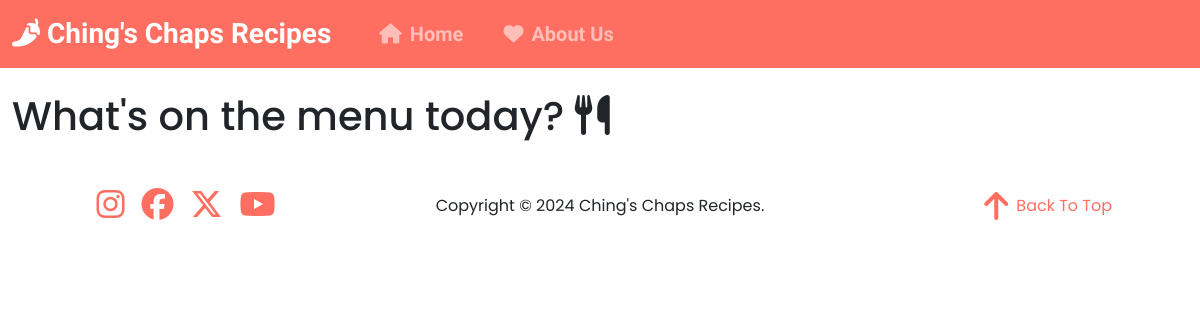
The app's page /, older data.
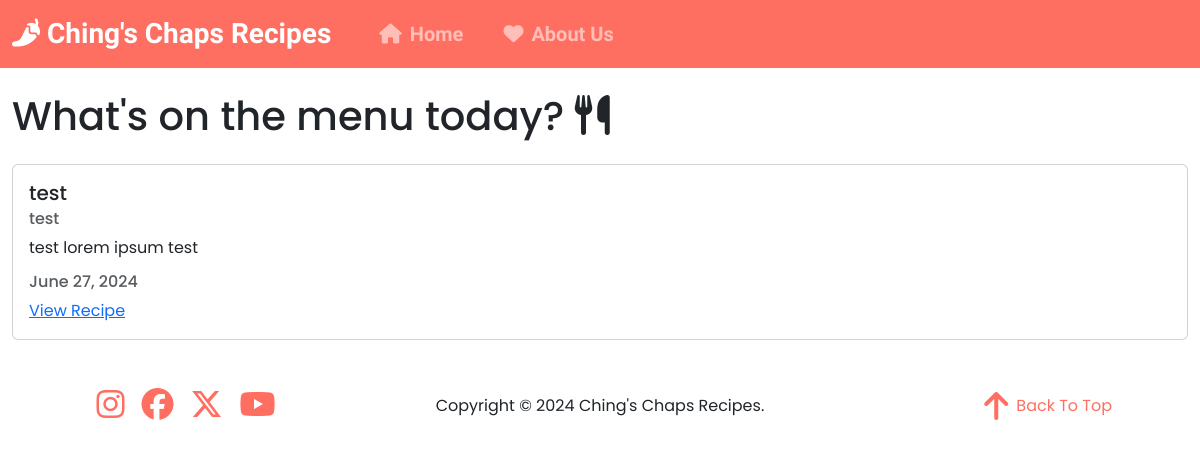
The same page, newer data.
### recipes/models.py (models this page shows, shortened)
class Recipe(models.Model):
  title = models.CharField(max_length=100)
  description = models.TextField()
  author = models.ForeignKey(User, on_delete=models.CASCADE)
  created_at = models.DateTimeField(auto_now_add=True)
  updated_at = models.DateTimeField(auto_now=True)

### recipes/views.py (the view)
# urls.py: 2. Add a URL to urlpatterns:  path('', views.home, name='home')
def home(request):
  recipes = models.Recipe.objects.all()
  context = {
    'recipes': recipes
  }
  return render(request, 'recipes/home.html', context)

### recipes/templates/recipes/home.html
{% extends 'recipes/base.html' %}
{% block content %}
<main id="main-content">
<h1 class="mb-4">What's on the menu today? <i class="fa-solid fa-utensils"></i> </h1>
{% for recipe in recipes %}
<div class="card my-4">
  <div class="card-body">
    <h5 class="card-title">{{ recipe.title }}</h5>
    <h6 class="card-subtitle mb-2 text-muted">{{ recipe.author }}</h6>
    <p class="card-text">{{ recipe.description }}</p>
    <h6 class="card-subtitle mb-2 text-muted">
      {{ recipe.updated_at|date:"F d, Y" }}
    </h6>
    <a href="#" class="card-link">View Recipe</a>
  </div>
</div>
{% endfor %}
{% endblock content %}

Row changes from the older to the newer data that the page shows:
added Recipe: title "test", author "test", description "test lorem ipsum test", updated_at "June 27, 2024"
